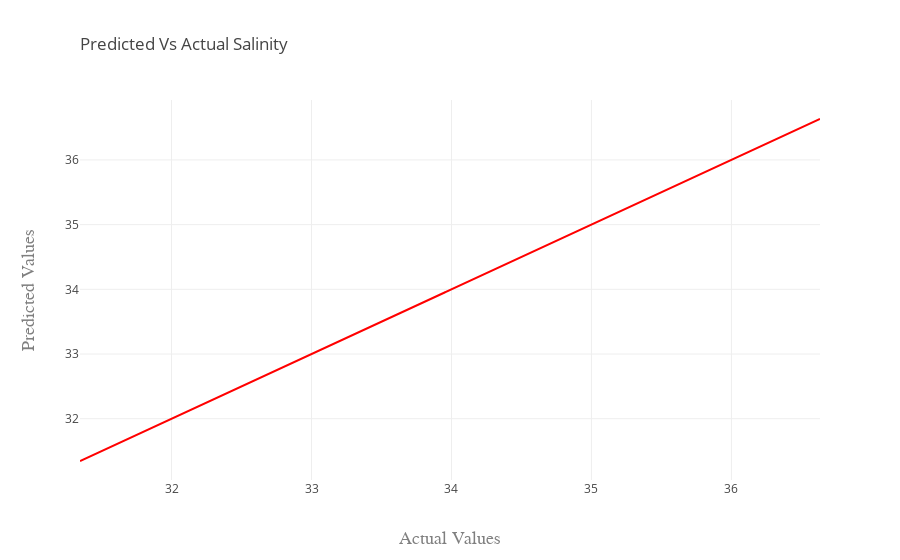

Notebook code cell kept with this figure:
### Code cell
layout = go.Layout(
    title=go.layout.Title(
        text='Predicted Vs Actual Salinity ',
        xref='paper',
        x=0
    ),
    xaxis=go.layout.XAxis(
        title=go.layout.xaxis.Title(
            text='Actual Values',
            font=dict(
                family='Courier New, monospace',
                size=18,
                color='#7f7f7f'
            )
        )
    ),
    yaxis=go.layout.YAxis(
        title=go.layout.yaxis.Title(
            text='Predicted Values',
            font=dict(
                family='Courier New, monospace',
                size=18,
                color='#7f7f7f'
            )
        )
    )
)

fig = go.Figure(data=[trace],layout=layout)
py.iplot(fig, filename='results')

### Figure 1 — Plotly figure (JSON) as saved in the notebook; plotly's stock layout.template omitted (floating-point values rounded to 4 significant figures; data arrays with more than 128 entries replaced by an {"elided": "..."} marker saying what was removed)
{"data": [{"marker": {"color": "red"}, "type": "scatter", "uid": "6cbbdedd-0dde-4fae-96c0-59282d95f7d4", "x": {"elided": "21622 float values"}, "y": {"elided": "21622 float values"}}], "layout": {"title": {"text": "Predicted Vs Actual Salinity ", "x": 0, "xref": "paper"}, "xaxis": {"title": {"font": {"color": "#7f7f7f", "family": "Courier New, monospace", "size": 18}, "text": "Actual Values"}}, "yaxis": {"title": {"font": {"color": "#7f7f7f", "family": "Courier New, monospace", "size": 18}, "text": "Predicted Values"}}}}
